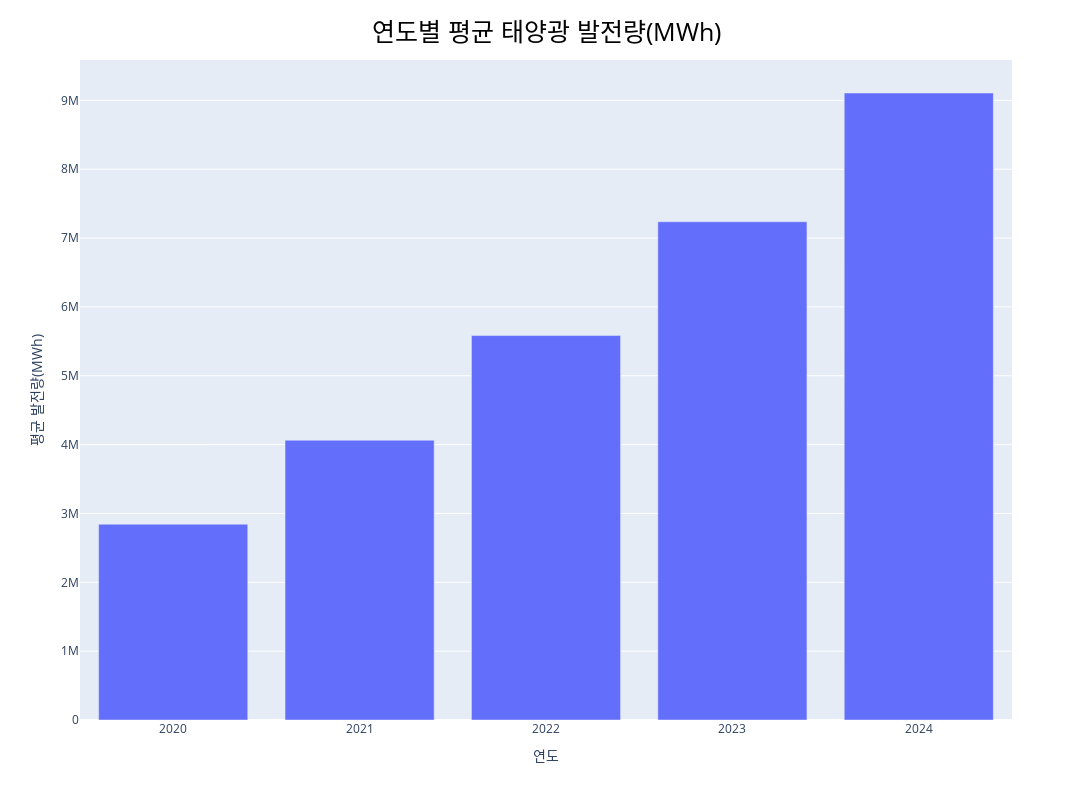

Here is the notebook cell this chart was saved with:
### Code cell
# 연도별 누적 발전량 평균 성장 데이터 그래프 제작

year_mean_fig = px.bar(x=year_mean_df["연도"], y=year_mean_df["평균 발전량(MWh)"])

# 크기 설정
year_mean_fig.update_layout(width=1200,height=800)

# 타이틀 설정
year_mean_fig.update_layout(title_text="연도별 평균 태양광 발전량(MWh)")
year_mean_fig.update_layout(
                title_x = 0.5,
                title_y = 0.96,
                title_xanchor = "center",
                title_yanchor = "middle")
year_mean_fig.update_layout(
        title_font_size = 25,
        title_font_color = "black"
        )

# x, y축 이름 설정
year_mean_fig.update_xaxes(title_text='연도')
year_mean_fig.update_yaxes(title_text='평균 발전량(MWh)')

year_mean_fig.show()

### Figure 1 — Plotly figure (JSON) as saved in the notebook; plotly's stock layout.template omitted (floating-point values rounded to 4 significant figures)
{"data": [{"hovertemplate": "x=%{x}<br>y=%{y}<extra></extra>", "legendgroup": "", "marker": {"color": "#636efa", "pattern": {"shape": ""}}, "name": "", "orientation": "v", "showlegend": false, "textposition": "auto", "type": "bar", "x": [2024, 2023, 2022, 2021, 2020], "xaxis": "x", "y": [9107363, 7237380, 5584045, 4063877, 2844039], "yaxis": "y"}], "layout": {"barmode": "relative", "height": 800, "legend": {"tracegroupgap": 0}, "margin": {"t": 60}, "title": {"font": {"color": "black", "size": 25}, "text": "연도별 평균 태양광 발전량(MWh)", "x": 0.5, "xanchor": "center", "y": 0.96, "yanchor": "middle"}, "width": 1200, "xaxis": {"anchor": "y", "domain": [0, 1], "title": {"text": "연도"}}, "yaxis": {"anchor": "x", "domain": [0, 1], "title": {"text": "평균 발전량(MWh)"}}}}
